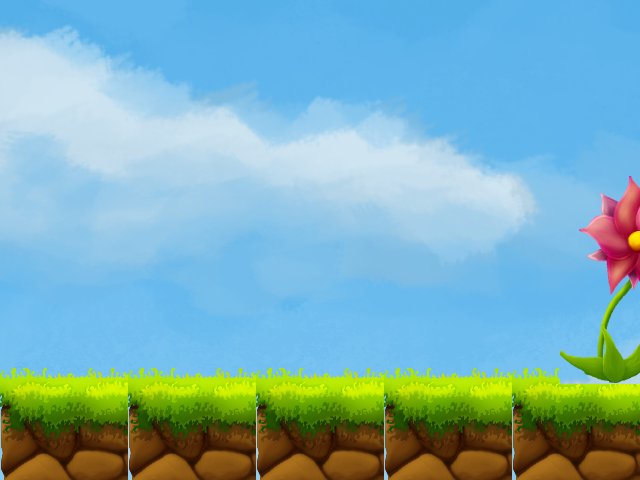

A level layout from a 2D game, rendered from its tile map. Below: a short description, then the map file with tile-grid data replaced by summaries:
An orthogonal 40x30 tile map with 16x16 px tiles, 2 tile layers (background, Tile Layer 2), 3 tilesets and 8 objects (3x apple, player).

<map version="1.0" orientation="orthogonal" renderorder="right-down" width="40" height="30" tilewidth="16" tileheight="16" nextobjectid="60">
 <tileset firstgid="1" name="ForrestTile" tilewidth="16" tileheight="16" tilecount="3472" columns="56">
  <image source="../tilesets/forest-2.png" width="911" height="992" />
 </tileset>
 <tileset firstgid="3473" name="forest" tilewidth="16" tileheight="16" tilecount="1590" columns="53">
  <image source="../tilesets/forest.png" width="853" height="480" />
 </tileset>
 <tileset firstgid="5063" name="sky1" tilewidth="16" tileheight="16" tilecount="9000" columns="120">
  <image source="../tilesets/sky1.png" width="1920" height="1200" />
 </tileset>
 <layer name="background" width="40" height="30">
  <data>[1200 cells, 1200 non-empty, 1200 distinct tile ids]</data>
 </layer>
 <layer name="Tile Layer 2" width="40" height="30">
  <data>[1200 cells, 356 non-empty, 137 distinct tile ids]</data>
 </layer>
 <objectgroup name="collisions">
  <object id="44" x="1.33333" y="385.333" width="636.667" height="90" />
  <object id="45" x="4" y="0.666667" width="7.33333" height="385.333" />
  <object id="46" x="628" y="1.667" width="10" height="390.333" />
 </objectgroup>
 <objectgroup name="Spawn point">
  <object id="12" name="player" x="29.6667" y="355.333" width="17" height="18">
   <ellipse />
  </object>
 </objectgroup>
 <objectgroup name="Slopes" />
 <objectgroup name="Leveltrans">
  <object id="52" x="592" y="323" width="34" height="62">
   <properties>
    <property name="ammo" value="0" />
    <property name="destination" value="TestLevel2" />
   </properties>
  </object>
 </objectgroup>
 <objectgroup name="fruits">
  <object id="56" name="apple" x="467" y="289" width="7" height="7">
   <ellipse />
  </object>
  <object id="57" name="apple" x="311" y="294" width="9" height="7">
   <ellipse />
  </object>
  <object id="58" name="apple" x="170" y="292" width="14" height="11">
   <ellipse />
  </object>
 </objectgroup>
</map>
